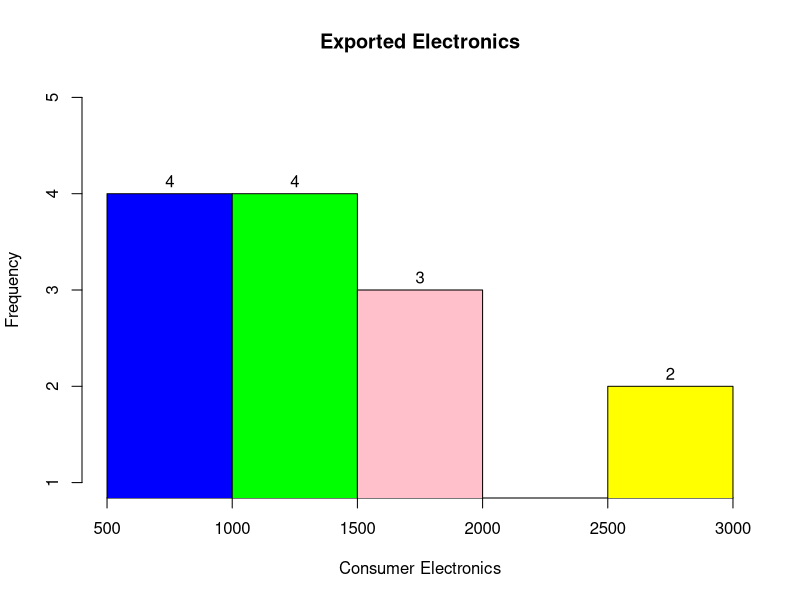
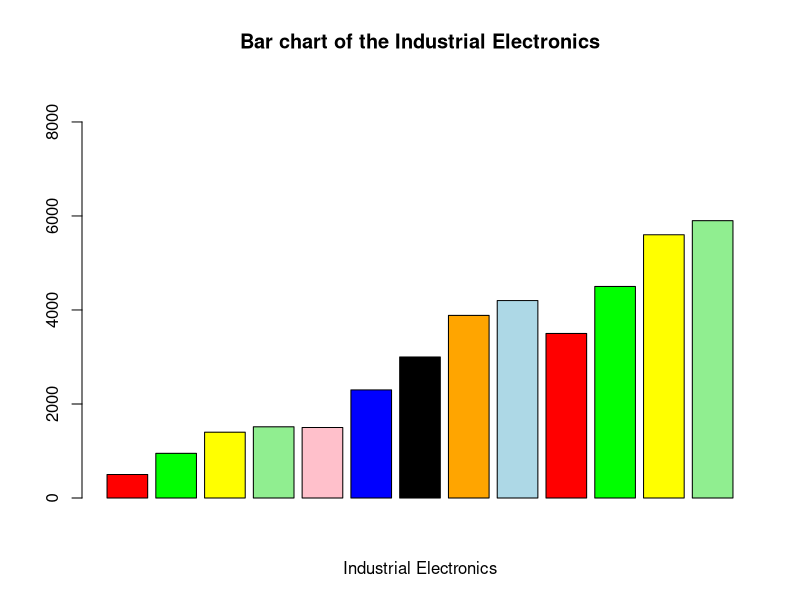
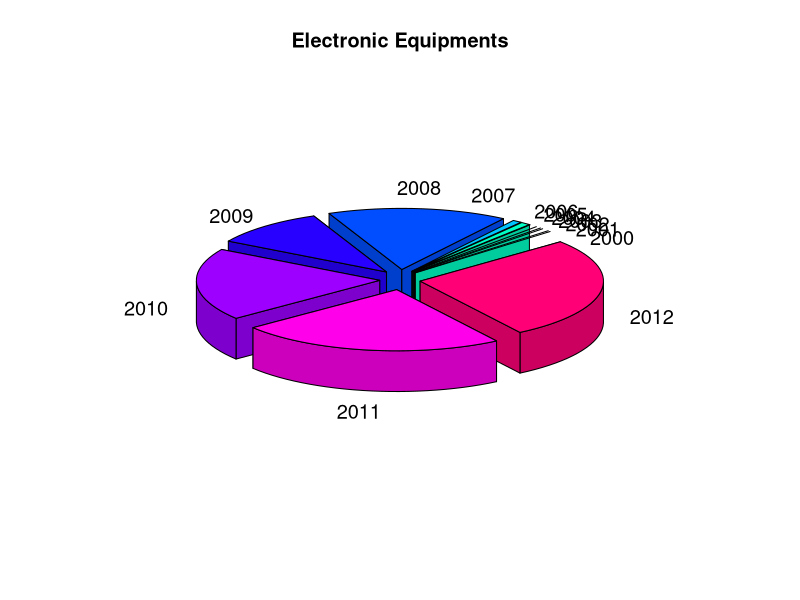
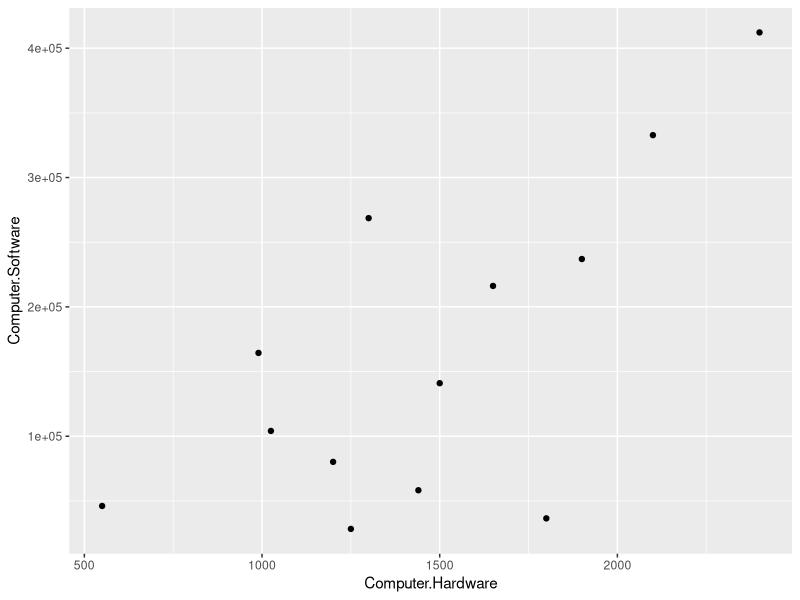

Write R code to recreate these figures, in order.
## ---- chunk 1
knitr::opts_chunk$set(echo = TRUE)
## ---- chunk 2
library(dplyr)
library(ggplot2)
library(tidyr)
library(plotrix)

## ---- chunk 3
export_data <- read.csv("india_export.csv")
## ---- chunk 4
export_data <- data.frame(export_data)

## ---- chunk 5
colnames(export_data)

## ---- chunk 6
str(export_data)

## ---- chunk 7
export_data<-data.frame(lapply(export_data,function(x) {gsub("#N/A",NA,x)}))
## ---- chunk 8
total_NA<-sapply(export_data,function(x) sum(is.na(x)==TRUE))

total_NA 

## ---- chunk 9

for(i in 1:ncol(export_data)) {
  colum_name <- colnames(export_data[i])
  Null_perc <- sum(is.na(export_data[,i]))/length(export_data[,i])
  if (Null_perc > 0.05) {
    print(paste("Column ", colum_name, " has ", round(Null_perc*100, 3), "% Null values"))
  }
}
## ---- chunk 10

export_data<- separate(export_data, col=Year, into = c("Year", "Year_To"), sep = "-")

## ---- chunk 11

export_data
## ---- chunk 12

export_data <- select(export_data, -Year_To) 

export_data
## ---- chunk 13

export_dataset <- na.exclude(export_data)

## ---- chunk 14
View(export_dataset)
## ---- chunk 15
year_export=as.Date(export_dataset$Year,'%Y')

year_export=as.numeric(format(year_export,'%Y'))

export_dataset["year_export"]=NA
export_dataset$year_export=year_export
export_dataset$year_export=as.integer(export_dataset$year_export)

## ---- chunk 16
export_dataset$Consumer.Electronics<-as.numeric(export_dataset$Consumer.Electronics)
export_dataset$Industrial.Electronics<-as.numeric((export_dataset$Industrial.Electronics))
export_dataset$Computer.Hardware<-as.numeric(export_dataset$Computer.Hardware)
export_dataset$Communication...Broadcast.Equipments<-as.numeric(export_dataset$Communication...Broadcast.Equipments)
export_dataset$Electronics.Components<-as.numeric(export_dataset$Electronics.Components)
export_dataset$Sub.Total<-as.numeric(export_dataset$Sub.Total)
export_dataset$Computer.Software<-as.numeric(export_dataset$Computer.Software)
export_dataset$Total<-as.numeric((export_dataset$Total))

## ---- chunk 17

head(export_dataset)
## ---- chunk 18

export_dataset<-select(export_dataset, -year_export)
## ---- chunk 19

export_dataset
## ---- chunk 20
cor(export_dataset$Consumer.Electronics, export_dataset$Industrial.Electronics, method="pearson")

cor(export_dataset$Consumer.Electronics, export_dataset$Computer.Hardware, method="pearson")

cor(export_dataset$Consumer.Electronics, export_dataset$Communication...Broadcast.Equipments, method = "pearson")


## ---- chunk 21
hist(export_dataset$Consumer.Electronics, xlab = "Consumer Electronics", col = c("blue","green","pink","red","yellow"), xlim = c(500,3000), ylim = c(1,5), border = "black", main = "Exported Electronics", labels = TRUE)

colour <- c("red","green","yellow","light green", "pink", "blue", "black","orange","light blue")

## ---- chunk 22

barplot(export_dataset$Industrial.Electronics, col=colour, main = "Bar chart of the Industrial Electronics", xlab = "Industrial Electronics",  ylim = c(0,1.5*max(export_dataset$Industrial.Electronics)))
## ---- chunk 23
T_Elect_eq <- export_dataset$Communication...Broadcast.Equipments
T_El <- table(T_Elect_eq)

## ---- chunk 24

#pie(export_dataset$Communication...Broadcast.Equipments, col = colour)


pie3D(export_dataset$Communication...Broadcast.Equipments, labels = export_dataset$Year, main = "Electronic Equipments", explode=0.1, radius=.9, labelcex = 1.2,  start=0.7)



## ---- chunk 25

ggplot(export_dataset, aes(x=Computer.Hardware, y=Computer.Software)) + geom_point()
